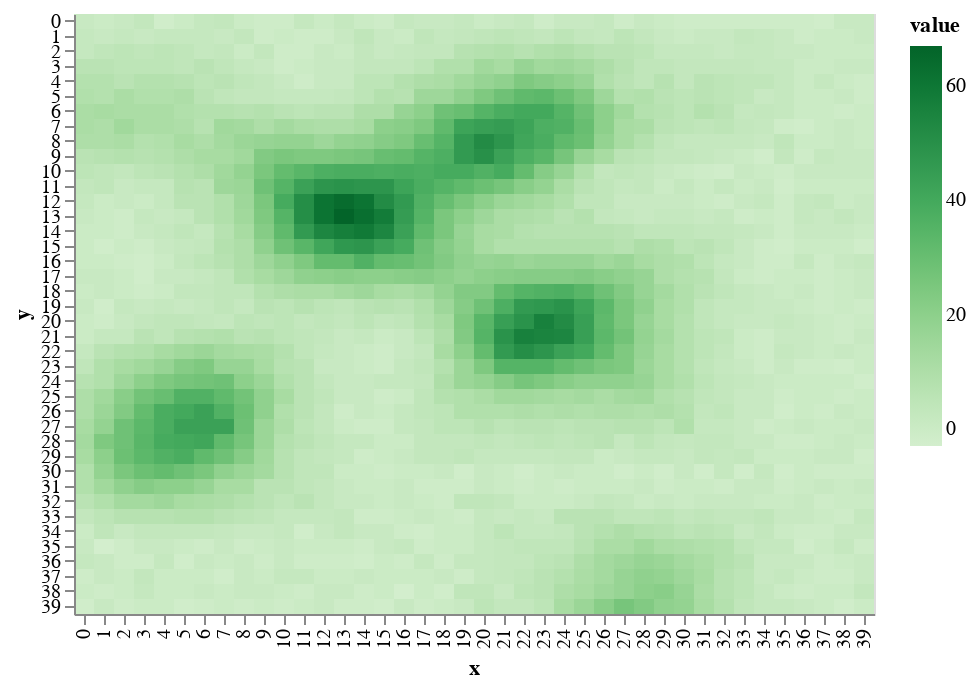

Notebook code for this chart:
### Code cell
draw.drawTerrainHeight(world.grid_elevation)

### Figure 1 — Vega-Lite specification as saved in the notebook (floating-point values rounded to 4 significant figures; data arrays with more than 128 entries replaced by an {"elided": "..."} marker saying what was removed)
{"$schema": "https://vega.github.io/schema/vega-lite/v2.6.0.json", "config": {"view": {"height": 300, "width": 400}}, "data": {"name": "data-2484bbc7158c5acb0398ae2b41fc195a"}, "datasets": {"data-2484bbc7158c5acb0398ae2b41fc195a": {"elided": "1600 records"}}, "encoding": {"color": {"field": "value", "scale": {"scheme": "greens"}, "type": "quantitative"}, "x": {"field": "x", "type": "ordinal"}, "y": {"field": "y", "type": "ordinal"}}, "mark": "rect"}
